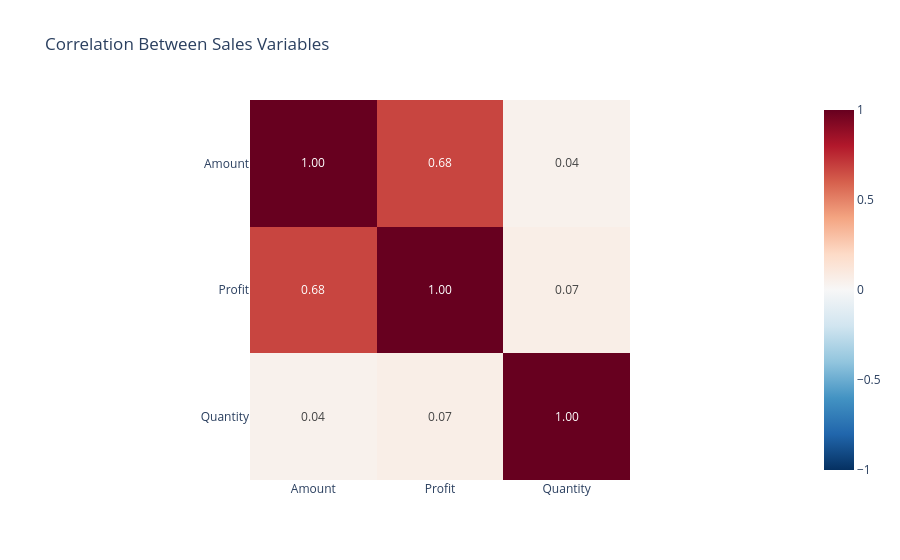

The notebook cell this image was saved under:
### Code cell
numeric_data = clean_data[
    ["Amount", "Profit", "Quantity"]
]

correlation = numeric_data.corr()

display(correlation)

fig = px.imshow(
    correlation,
    text_auto=".2f",
    color_continuous_scale="RdBu_r",
    zmin=-1,
    zmax=1,
    title="Correlation Between Sales Variables"
)

fig.show()

### Figure 1 — Plotly figure (JSON) as saved in the notebook; plotly's stock layout.template omitted (floating-point values rounded to 4 significant figures)
{"data": [{"coloraxis": "coloraxis", "hovertemplate": "x: %{x}<br>y: %{y}<br>color: %{z}<extra></extra>", "name": "0", "texttemplate": "%{z:.2f}", "type": "heatmap", "x": ["Amount", "Profit", "Quantity"], "xaxis": "x", "y": ["Amount", "Profit", "Quantity"], "yaxis": "y", "z": [[1.0, 0.6753, 0.04463], [0.6753, 1.0, 0.06609], [0.04463, 0.06609, 1.0]]}], "layout": {"coloraxis": {"cmax": 1, "cmin": -1, "colorscale": [[0, "rgb(5,48,97)"], [0.1, "rgb(33,102,172)"], [0.2, "rgb(67,147,195)"], [0.3, "rgb(146,197,222)"], [0.4, "rgb(209,229,240)"], [0.5, "rgb(247,247,247)"], [0.6, "rgb(253,219,199)"], [0.7, "rgb(244,165,130)"], [0.8, "rgb(214,96,77)"], [0.9, "rgb(178,24,43)"], [1, "rgb(103,0,31)"]]}, "title": {"text": "Correlation Between Sales Variables"}, "xaxis": {"anchor": "y", "constrain": "domain", "domain": [0, 1], "scaleanchor": "y"}, "yaxis": {"anchor": "x", "autorange": "reversed", "constrain": "domain", "domain": [0, 1]}}}
